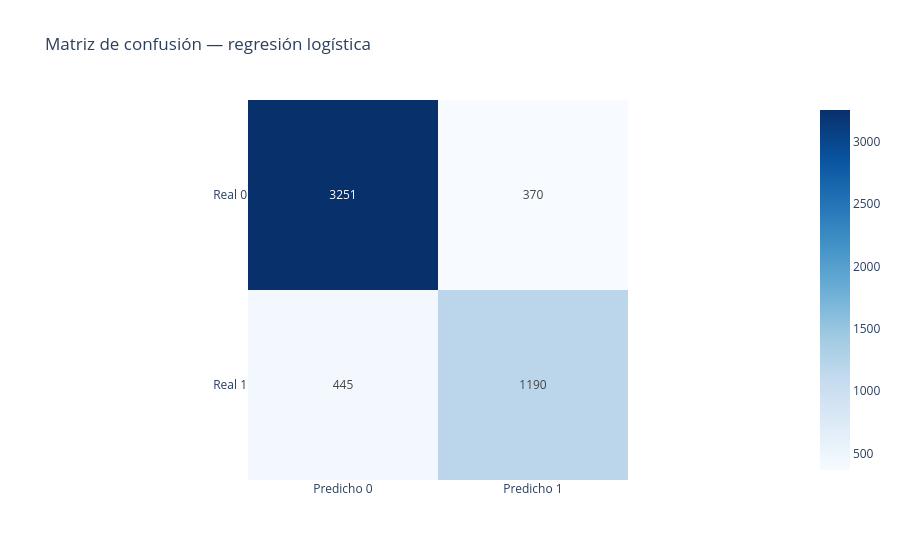

The notebook cell this image was saved under:
### Code cell
matriz = confusion_matrix(y_test_c, pred_log)
print("Matriz de confusión")
print(matriz)

fig = px.imshow(matriz, text_auto=True, color_continuous_scale="Blues",
                x=["Predicho 0", "Predicho 1"], y=["Real 0", "Real 1"],
                title="Matriz de confusión — regresión logística")
fig.show()

### Figure 1 — Plotly figure (JSON) as saved in the notebook; plotly's stock layout.template omitted (floating-point values rounded to 4 significant figures)
{"data": [{"coloraxis": "coloraxis", "hovertemplate": "x: %{x}<br>y: %{y}<br>color: %{z}<extra></extra>", "name": "0", "texttemplate": "%{z}", "type": "heatmap", "x": ["Predicho 0", "Predicho 1"], "xaxis": "x", "y": ["Real 0", "Real 1"], "yaxis": "y", "z": [[3251, 370], [445, 1190]]}], "layout": {"coloraxis": {"autocolorscale": false, "colorscale": [[0, "rgb(247,251,255)"], [0.125, "rgb(222,235,247)"], [0.25, "rgb(198,219,239)"], [0.375, "rgb(158,202,225)"], [0.5, "rgb(107,174,214)"], [0.625, "rgb(66,146,198)"], [0.75, "rgb(33,113,181)"], [0.875, "rgb(8,81,156)"], [1, "rgb(8,48,107)"]]}, "title": {"text": "Matriz de confusión — regresión logística"}, "xaxis": {"anchor": "y", "constrain": "domain", "domain": [0, 1], "scaleanchor": "y"}, "yaxis": {"anchor": "x", "autorange": "reversed", "constrain": "domain", "domain": [0, 1]}}}
